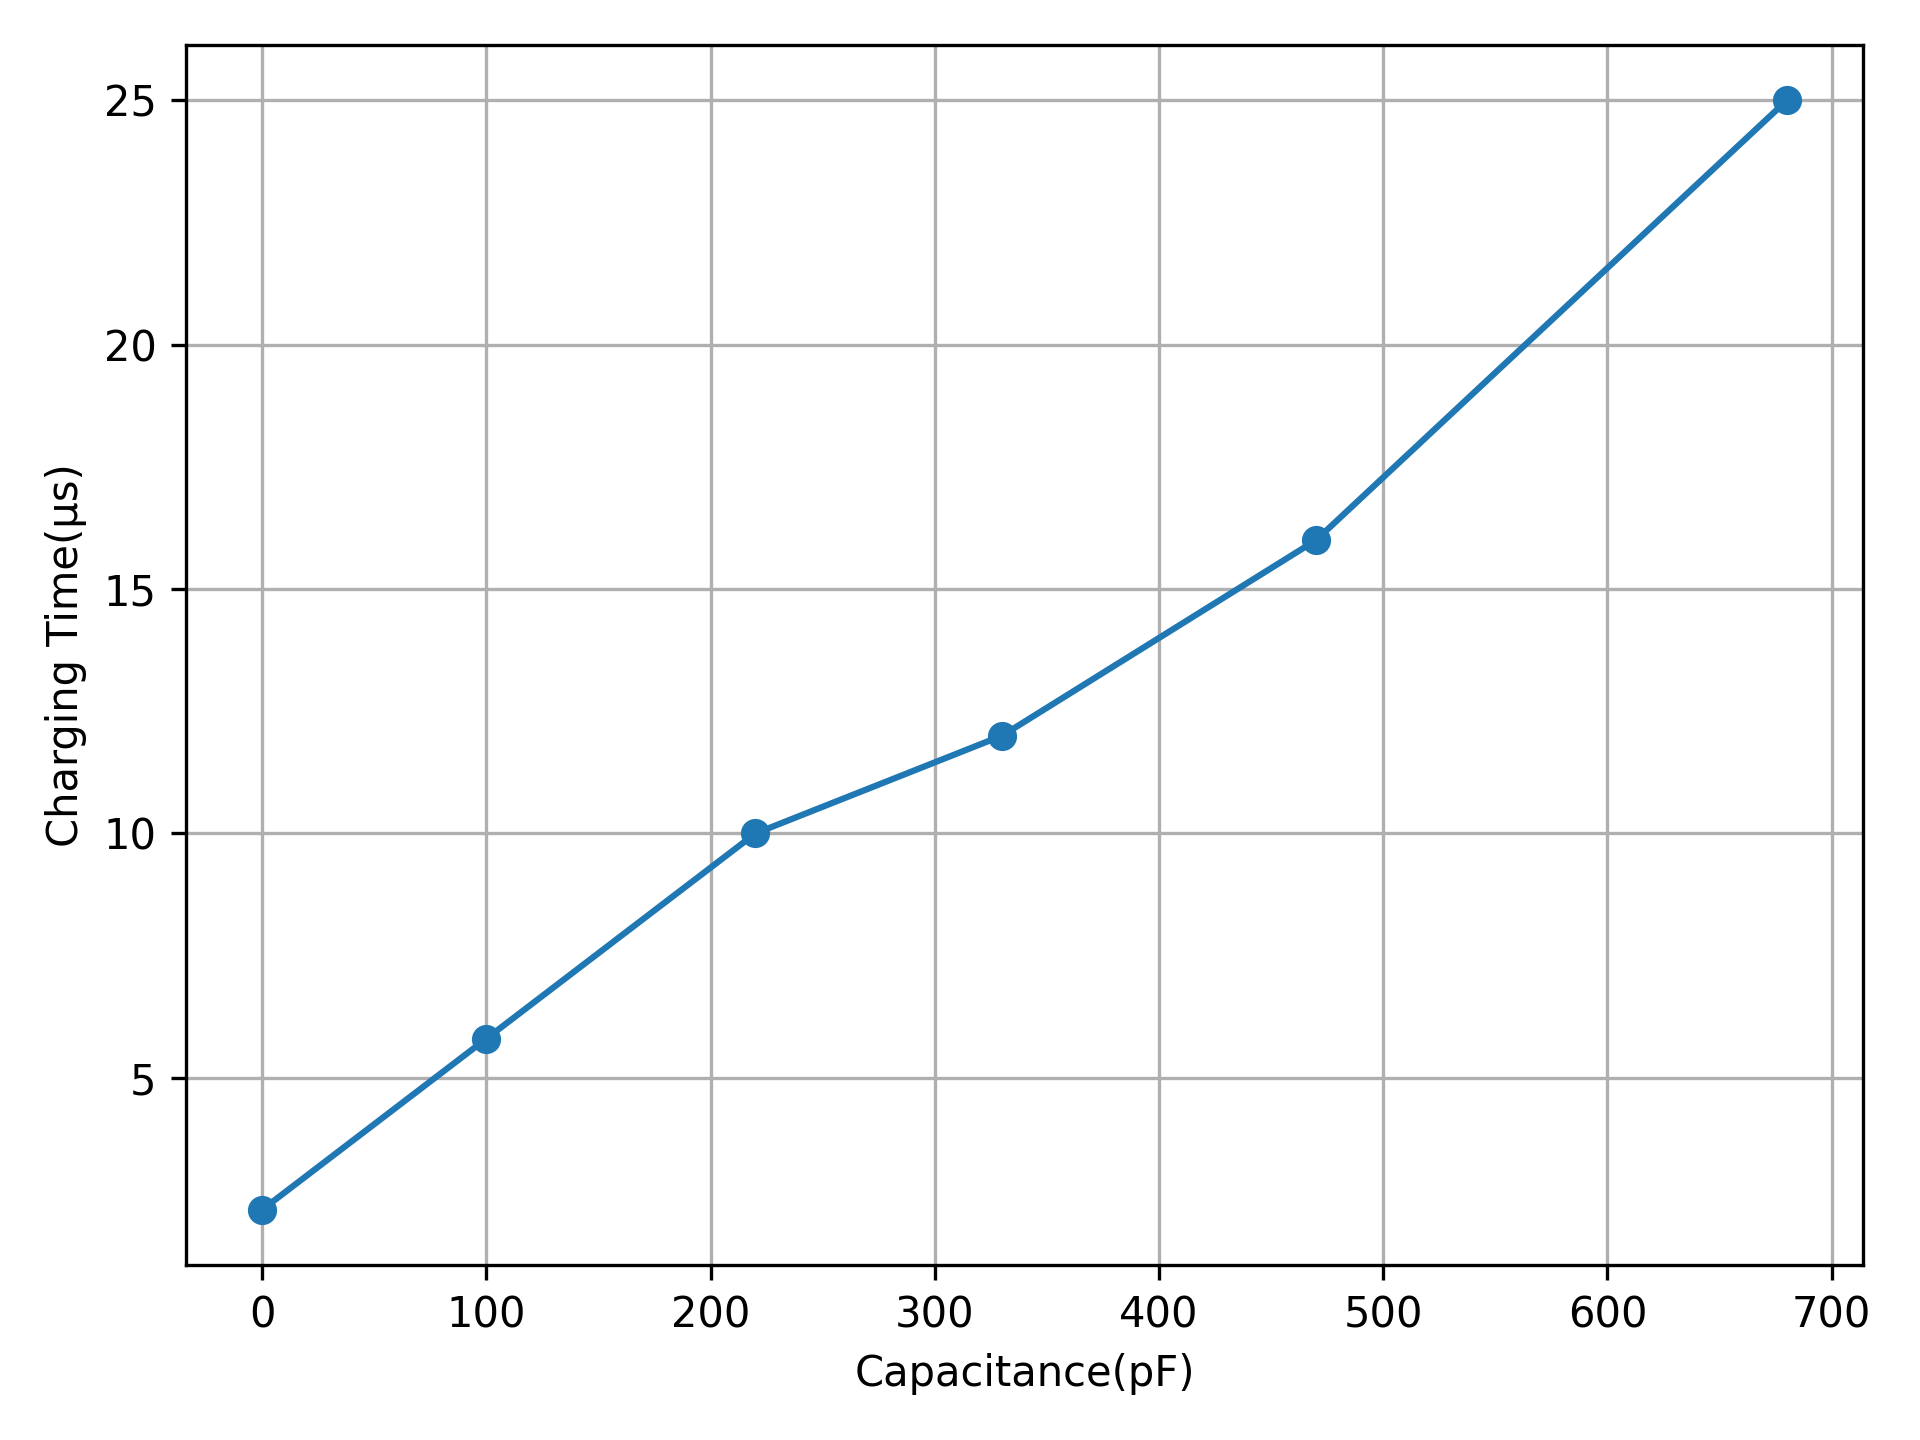

Recreate this plot in Python.
import matplotlib.pyplot as plt

# データ
capacitance_pf = [0, 100, 220, 330, 470, 680]
time_us = [2.3, 5.8, 10, 12, 16, 25]

# グラフ作成
plt.figure()
plt.plot(capacitance_pf, time_us, marker='o')
plt.xlabel('Capacitance(pF)')
plt.ylabel('Charging Time(μs)')
plt.grid(True)
plt.tight_layout()
plt.savefig('graph.png', dpi=300)
plt.show()
